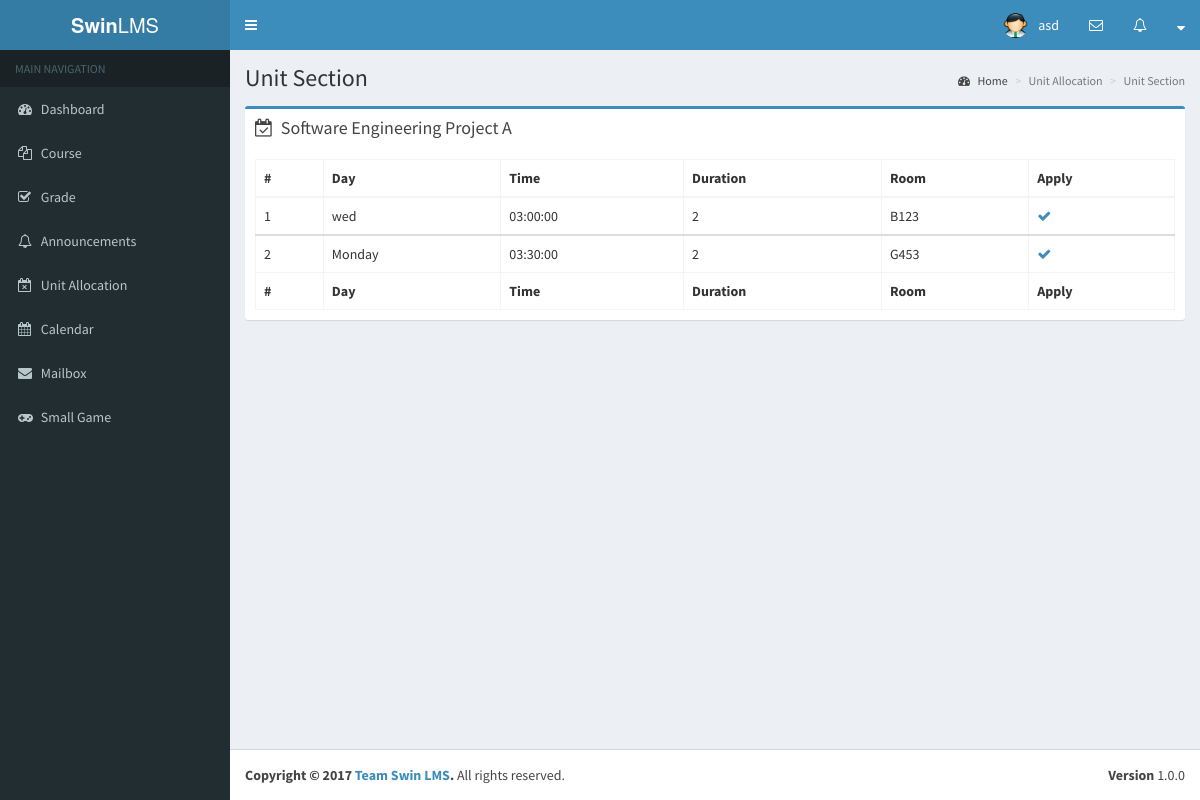
The page /student/unit_section.php?id=1&unit_id=1&name=Software Engineering Project A (signed in) on the database as committed earlier.
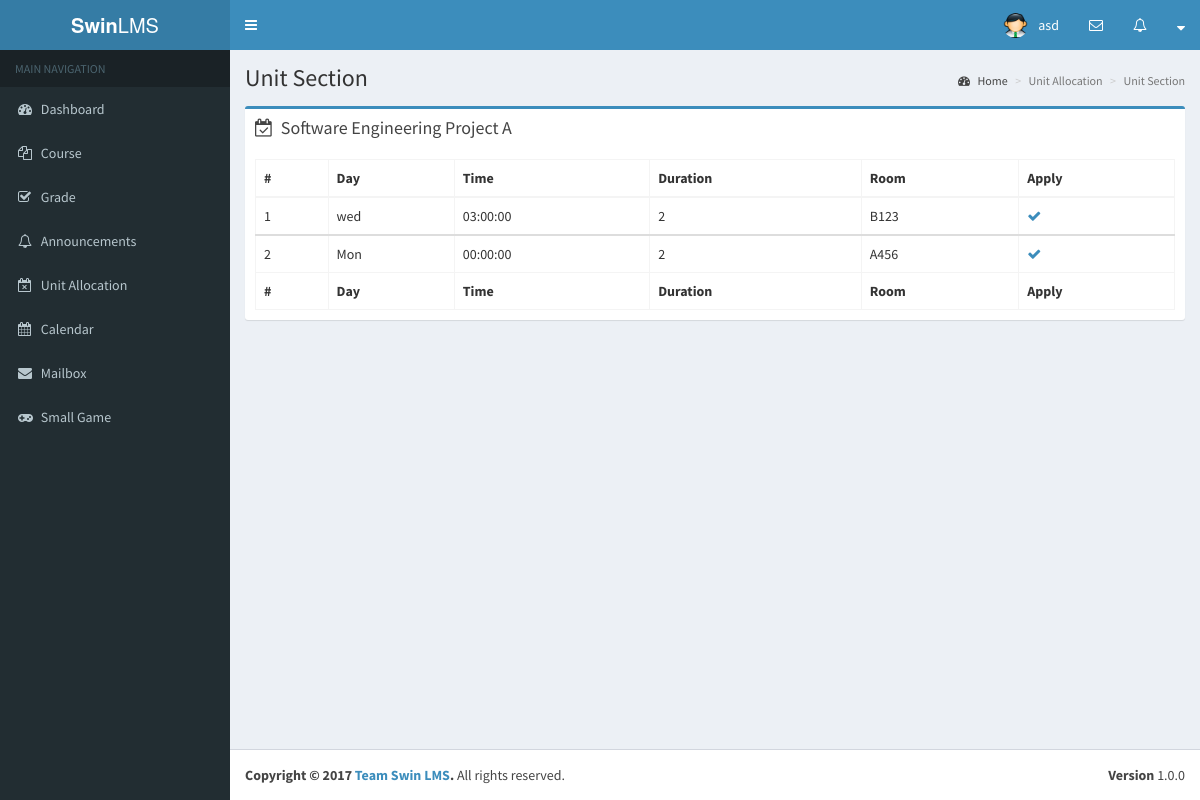
The same page on the database as committed later.
### tables this page shows
CREATE TABLE IF NOT EXISTS `section` (
  `id` int(11) NOT NULL,
  `unit_id` int(11) NOT NULL,
  `classroom_id` int(11) NOT NULL,
  `section_start_time` time NOT NULL,
  `section_day` varchar(65) NOT NULL,
  `section_duration` int(11) NOT NULL
);

CREATE TABLE IF NOT EXISTS `classroom` (
  `id` int(11) NOT NULL,
  `classroom` varchar(10) NOT NULL
);

### student/unit_section.php (the view, shortened to what this page needs)
<?php
require_once '../app/config.php';
$counter = 0;
$sectionlistQuery = $db->prepare("
    SELECT cr.classroom, s.id, s.section_day, s.section_start_time, s.section_duration
    FROM section s
    Join classroom cr
    ON s.classroom_id = cr.id
    WHERE unit_id=:unit_id
");
$sectionlistQuery->execute([
    'unit_id' => $_SESSION['unit_id']
]);
$sectionlist = $sectionlistQuery->rowCount() ? $sectionlistQuery : [];
?>
<!DOCTYPE html>
<html>
		<?php include_once('first.php') ?>
	<body class="hold-transition skin-blue sidebar-mini">
		<?php include_once('header.php')?>
        <?php include_once('sidebar.php') ?>
          <div class="content-wrapper">
            <section class="content-header">
              <h1>
                Unit Section
              </h1>
              <ol class="breadcrumb">
                <li><a href="#"><i class="fa fa-dashboard"></i> Home</a></li>
                <li class="active">Unit Allocation</li>
                <li class="active">Unit Section</li>
              </ol>
            </section>
            <section class="content">
              <div class="row">
                <section class="col-lg-12">
                  <div class="box box-primary">
                    <div class="box-header">
                        <i class="fa fa-calendar-check-o"></i>
        				<h3 class="box-title"><?php echo $_GET['name']; ?></h3>
                    </div>
                    <div class="box-body">
                        <?php if(!empty($sectionlist)): ?>
                        <table id="unit_allocate" class="table table-bordered table-hover sectionlist">
                            <thead>
                                <tr>
                                    <th>#</th>
                                    <th>Day</th>
                                    <th>Time</th>
                                    <th>Duration</th>
                                    <th>Room</th>
                                    <th>Apply</th>
                                </tr>
                            </thead>
                            <?php foreach($sectionlist as $section):
                                $counter++;
                            ?>
                            <tbody class="section">
                                <tr>
                                    <td><?php echo $counter ?></td>
                                    <td><?php echo $section['section_day']; ?></td>
                                    <td><?php echo $section['section_start_time']; ?></td>
                                    <td><?php echo $section['section_duration']; ?></td>
                                    <td><?php echo $section['classroom']; ?></td>
                                    <td>
                                        <a href="allocate/update.php?id=<?php echo $_SESSION['id']; ?>&section=<?php echo $section['id']; ?>" class="upload"><i class="fa fa-check"></i></a>
                                    </td>
                                </tr>
                            </tbody>
                            <?php endforeach; ?>
                            <tfoot>
                                <tr>
                                    <th>#</th>
                                    <th>Day</th>
                                    <th>Time</th>
                                    <th>Duration</th>
                                    <th>Room</th>
                                    <th>Apply</th>
                                </tr>
                            </tfoot>
                        </table>
                        <?php else: ?>
                            <p>There is no section to display.</p>
                        <?php endif; ?>
                    </div>
                  </div>
                </section>
            </div>
            </section>
        </div>
        <?php include_once('footer.php') ?>
	</body>
</html>

### student/first.php (shortened to what this page needs)
<head>
  <link rel="stylesheet" href="../bootstrap/css/bootstrap.min.css">
  <link rel="stylesheet" href="https://cdnjs.cloudflare.com/ajax/libs/font-awesome/4.5.0/css/font-awesome.min.css">
  <link rel="stylesheet" href="https://cdnjs.cloudflare.com/ajax/libs/ionicons/2.0.1/css/ionicons.min.css">
  <link rel="stylesheet" href="../plugins/datatables/dataTables.bootstrap.css">
  <link rel="stylesheet" href="../dist/css/AdminLTE.min.css">
  <link rel="stylesheet" href="../dist/css/skins/_all-skins.min.css">
  <link rel="stylesheet" href="../plugins/iCheck/flat/blue.css">
  <link rel="stylesheet" href="../plugins/morris/morris.css">
  <link rel="stylesheet" href="../plugins/jvectormap/jquery-jvectormap-1.2.2.css">
  <link rel="stylesheet" href="../plugins/datepicker/datepicker3.css">
  <link rel="stylesheet" href="../plugins/daterangepicker/daterangepicker.css">
  <link rel="stylesheet" href="../plugins/bootstrap-wysihtml5/bootstrap3-wysihtml5.min.css">
</head>

### student/header.php (shortened to what this page needs)
<header class="main-header">
    <a href="dashboard.php" class="logo">
      <span class="logo-lg"><b>Swin</b>LMS</span>
    </a>
    <nav class="navbar navbar-static-top">
      <a href="#" class="sidebar-toggle" data-toggle="offcanvas" role="button">
      </a>
      <div class="navbar-custom-menu">
        <ul class="nav navbar-nav">
          <li class="dropdown user user-menu">
            <a href="dashboard.php" class="dropdown-toggle" data-toggle="dropdown">
              <img src="../dist/img/admin.ico" class="user-image" alt="User Image">
              <span class="hidden-xs"><?php echo $_SESSION['first_name']; ?> <?php echo $_SESSION['last_name']; ?></span>
            </a>
          </li>
          <li class="dropdown messages-menu">
            <a href="#" class="dropdown-toggle" data-toggle="dropdown">
              <i class="fa fa-envelope-o"></i>
            </a>
          </li>
          <li class="dropdown notifications-menu">
            <a href="#" class="dropdown-toggle" data-toggle="dropdown">
              <i class="fa fa-bell-o"></i>
            </a>
          </li>
          <li class="dropdown notifications-menu">
            <a href="#" class="dropdown-toggle" data-toggle="dropdown">
              <i class="fa fa-sort-down"></i>
            </a>
          </li>
        </ul>
      </div>
    </nav>
  </header>

### student/sidebar.php
<aside class="main-sidebar">
    <section class="sidebar">
<ul class="sidebar-menu">
        <li class="header">MAIN NAVIGATION</li>
        <li>
          <a href="dashboard.php">
            <i class="fa fa-dashboard"></i> <span>Dashboard</span>
          </a>
        </li>
        <li>
          <a href="course_list.php">
            <i class="fa fa-files-o"></i>
            <span>Course</span>
          </a>
        </li>
        <li>
          <a href="grade.php">
            <i class="fa fa-check-square-o"></i>
            <span>Grade</span>
          </a>
        </li>
        <li>
          <a href="announcements.php">
            <i class="fa fa-bell-o"></i>
            <span>Announcements</span>
          </a>
        </li>
        <li>
          <a href="unit_allocate.php">
            <i class="fa fa-calendar-times-o"></i>
            <span>Unit Allocation</span>
          </a>
        </li>
        <li>
          <a href="#">
            <i class="fa fa-calendar"></i> <span>Calendar</span>
          </a>
        </li>
        <li>
          <a href="mailbox.php">
            <i class="fa fa-envelope"></i> <span>Mailbox</span>
          </a>
        </li>
        <li>
          <a href="game.php">
            <i class="fa fa-gamepad"></i> <span>Small Game</span>
          </a>
        </li>
      </ul>
    </section>
  </aside>

### student/footer.php
<footer class="main-footer">
    <div class="pull-right hidden-xs">
      <b>Version</b> 1.0.0
    </div>
    <strong>Copyright &copy; 2017 <a>Team Swin LMS</a>.</strong> All rights reserved.
  </footer>

Rows that differ between the two databases and show on the page:
removed section: counter "2", section_day "Monday", section_start_time "03:30:00", section_duration "2", classroom.classroom "G453"
added section: counter "2", section_day "Mon", section_start_time "00:00:00", section_duration "2", classroom.classroom "A456"
